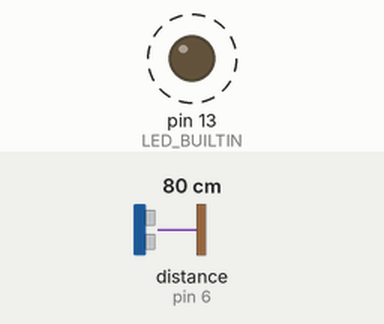
The sketch below on a simulated Arduino Uno, built with avr-gcc and run on an emulated ATmega328P. Shown: output pins drawn as LEDs (lit = HIGH). Wiring (inferred from the names in the program): ultrasonic range finder: trigger pin 7; echo pin 6. Dashed ring = blinking. Inputs (shaded band) come from the test bench; at power-on: distance to the obstacle (sensor on pin 6) 80 cm. The echo pulse lasts 58.3 µs per cm; pins used as bus, display or sensor lines are not drawn; what the sketch prints to the serial monitor is not drawn.

Above: at 4.2 s.
4.3 s: distance to the obstacle (sensor on pin 6) set to 2 cm
7.3 s: distance to the obstacle (sensor on pin 6) set to 4 cm
Timing chart, 0 to 16.3 s (numbered marks = the images above; inputs shaded):
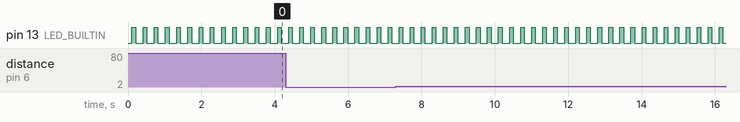

The sketch:

sensorultrasonico.ino
```cpp
const int Trigger = 7;   //Pin digital 7 para el Trigger del sensor
const int Echo = 6;   //Pin digital 6 para el Echo del sensor

void setup() {
  Serial.begin(9600);//iniciailzamos la comunicación
  pinMode(Trigger, OUTPUT); //pin como salida
  pinMode(Echo, INPUT);  //pin como entrada
  digitalWrite(Trigger, LOW);//Inicializamos el pin con 0

// initialize digital pin LED_BUILTIN as an output.
  pinMode(LED_BUILTIN, OUTPUT);
}

void loop()
{

long t; //timepo que demora en llegar el eco
long d; //distancia en centimetros

  digitalWrite(Trigger, HIGH);
  delayMicroseconds(10);          //Enviamos un pulso de 10us
  digitalWrite(Trigger, LOW);

  t = pulseIn(Echo, HIGH); //obtenemos el ancho del pulso
  d = t/59;             //escalamos el tiempo a una distancia en cm

  Serial.print("Distancia: ");
  Serial.print(d);      //Enviamos serialmente el valor de la distancia
  Serial.print("cm");
  Serial.println();
  delay(100);          //Hacemos una pausa de 100ms


  digitalWrite(LED_BUILTIN, HIGH);   // turn the LED on
  delay(100);                       // wait for half a second
  digitalWrite(LED_BUILTIN, LOW);    // turn the LED off
  delay(100);                       // wait for half a second
}
```

Measured:
- by itself, pin 13 (LED_BUILTIN): alternates HIGH for 0.10 s and LOW for 0.20 s
